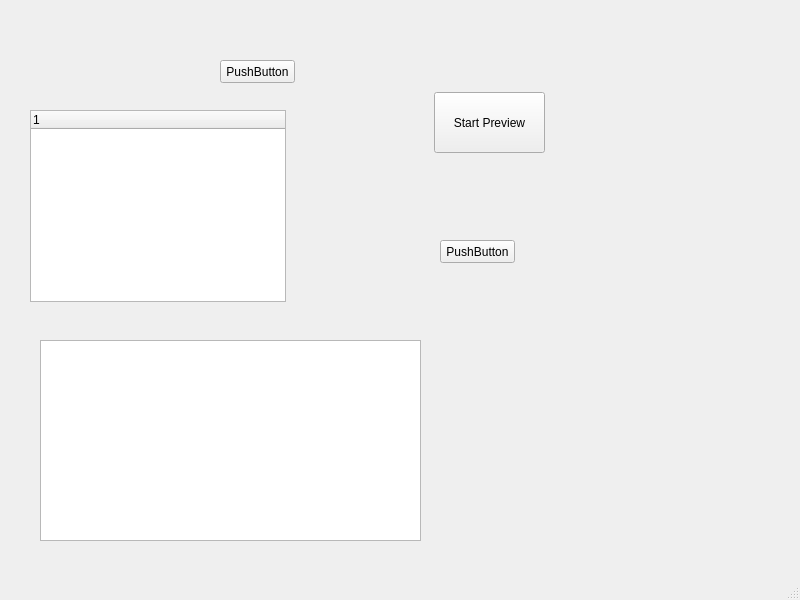
<?xml version="1.0" encoding="UTF-8"?>
<ui version="4.0">
 <class>MainWindow</class>
 <widget class="QMainWindow" name="MainWindow">
  <property name="geometry">
   <rect>
    <x>0</x>
    <y>0</y>
    <width>800</width>
    <height>600</height>
   </rect>
  </property>
  <property name="windowTitle">
   <string>MainWindow</string>
  </property>
  <widget class="QWidget" name="centralwidget">
   <widget class="QPushButton" name="pushButtonUpdateCamera">
    <property name="geometry">
     <rect>
      <x>220</x>
      <y>60</y>
      <width>75</width>
      <height>23</height>
     </rect>
    </property>
    <property name="text">
     <string>PushButton</string>
    </property>
   </widget>
   <widget class="QListWidget" name="listWidgetDevices">
    <property name="geometry">
     <rect>
      <x>40</x>
      <y>340</y>
      <width>381</width>
      <height>201</height>
     </rect>
    </property>
   </widget>
   <widget class="QPushButton" name="pushButtonPreviewOnly">
    <property name="geometry">
     <rect>
      <x>434</x>
      <y>92</y>
      <width>111</width>
      <height>61</height>
     </rect>
    </property>
    <property name="text">
     <string>Start Preview</string>
    </property>
   </widget>
   <widget class="QPushButton" name="pushButtonRecord">
    <property name="geometry">
     <rect>
      <x>440</x>
      <y>240</y>
      <width>75</width>
      <height>23</height>
     </rect>
    </property>
    <property name="text">
     <string>PushButton</string>
    </property>
   </widget>
   <widget class="QTreeWidget" name="treeWidgetCaptureDevices">
    <property name="geometry">
     <rect>
      <x>30</x>
      <y>110</y>
      <width>256</width>
      <height>192</height>
     </rect>
    </property>
    <column>
     <property name="text">
      <string notr="true">1</string>
     </property>
    </column>
   </widget>
  </widget>
  <widget class="QMenuBar" name="menubar">
   <property name="geometry">
    <rect>
     <x>0</x>
     <y>0</y>
     <width>800</width>
     <height>23</height>
    </rect>
   </property>
  </widget>
  <widget class="QStatusBar" name="statusbar"/>
 </widget>
 <resources/>
 <connections/>
</ui>
